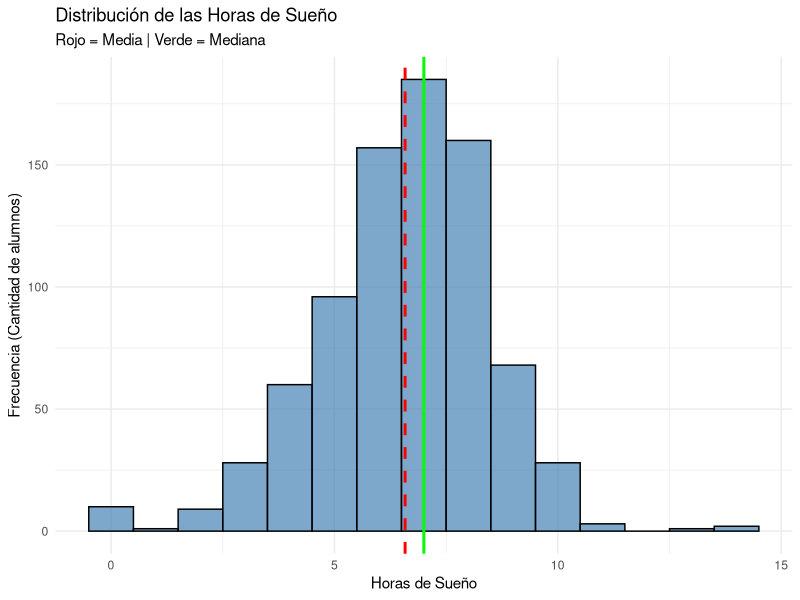
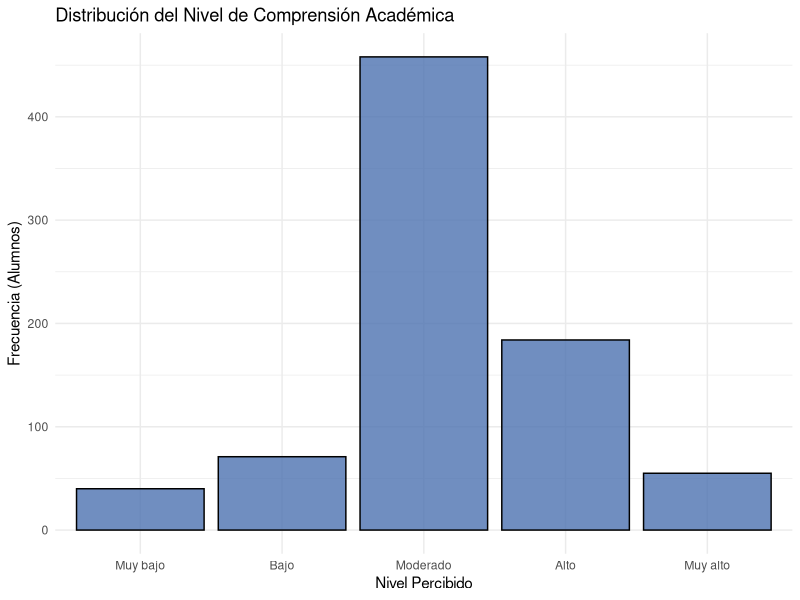
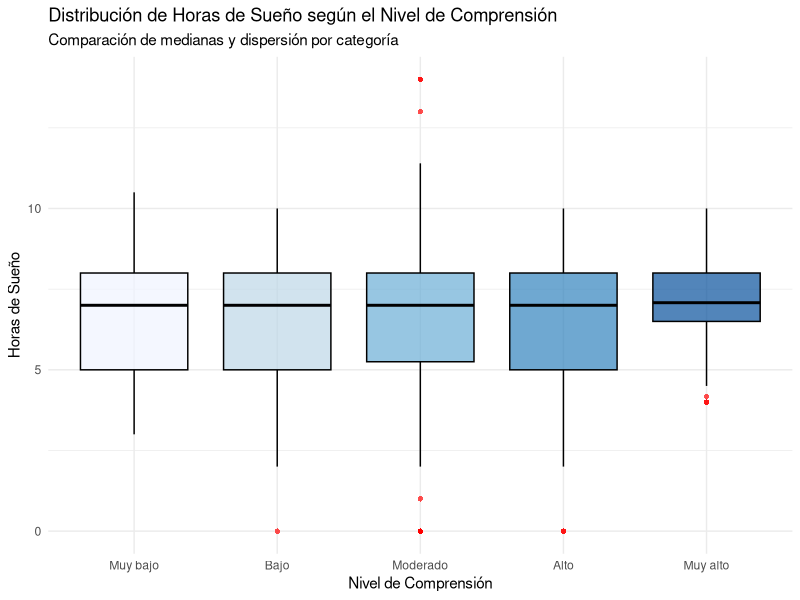

Generate these figures, in order, with R:
## ---- chunk 1
library(readr)
library(dplyr)
library(ggplot2)
## ---- chunk 2
DF_diario <- read_csv("diario.csv")
DF_exam <- read_csv("examenes.csv")
DF_demo <- read_csv("demograficos.csv")
## ---- chunk 3
DF_diario %>% 
  rename(Cod = `Dirección de correo electrónico`
         , Registro = `Marca temporal`,
         Horas = `¿Cuántas horas dormiste la noche pasada?`,
         Consultas = `¿Cuántas consultas a una IA realizaste hoy?`,
         Comprension = `¿Qué nivel de comprensión tuviste de las actividades académicas que realizaste hoy?`,
         Satisfaccion = `¿Qué nivel de satisfacción tienes con tu avance académico de hoy?`,
         Uso = `¿Cuál fue el uso principal que le diste a la IA hoy?`,
         Sensacion = `¿Cuál fue tu sensación principal después de usar la IA hoy?`
         ) -> DF_diario
DF_demo %>% 
  rename(Cod = `Dirección de correo electrónico`
         , Registro = `Marca temporal`
         , Creditos = `cantidad de créditos académicos cursados en el ciclo regular ( colocar solo el número  )`
         ) -> DF_demo
DF_exam %>% 
  rename(Cod = `Dirección de correo electrónico`
         , Registro = `Marca temporal`,
          Nota = `Nota del examen`,
         ) -> DF_exam
## ---- chunk 4
subset_diario <- select(DF_diario, Cod, Horas, Consultas, Comprension, Satisfaccion, Uso, Sensacion)
subset_demo<- select(DF_demo, Cod, Creditos)
subset_exam <- select(DF_exam, Cod, Nota)

## ---- chunk 5
subset_diario <- subset_diario %>%
  mutate(
   # Continua
    Horas = as.numeric(Horas),
    
    # Discreta
    Consultas = as.integer(Consultas),
    
    # Cualitativa ordinal
    # Muy bajo < Bajo < Moderado < Alto < Muy alto
    Comprension = factor(
      trimws(as.character(Comprension)),
      levels = c("Muy bajo", "Bajo", "Moderado", "Alto", "Muy alto"),
      ordered = TRUE
    ),

    # Cualitativa ordinal
    # 1 < 2 < 3 < 4 < 5
    Satisfaccion = factor(
      trimws(as.character(Satisfaccion)),
      levels = c("1", "2", "3", "4", "5"),
      ordered = TRUE
    ),

    # Limpieza de la variable Uso
    Uso = case_when(
      grepl("(?i)ningun|nada|no.*us[eé]|nothing", Uso) ~ "No uso IA",
      Uso %in% c("Resolver ejercicios", "Resumir", "Programar", "Redactar", "No uso IA") ~ Uso,
      TRUE ~ "Otros"
    ),

    # Cualitativa nominal
    Uso = factor(Uso, ordered = FALSE),

    # Cualitativa nominal
    Sensacion = factor(
      trimws(as.character(Sensacion)),
      ordered = FALSE
    )
  )


subset_demo <- subset_demo %>%
  mutate(
    Creditos = as.integer(Creditos))

subset_exam <- subset_exam %>%
  mutate(
    Nota = as.numeric(Nota))
## ---- chunk 6
str(subset_diario)
summary(subset_diario)

levels(subset_diario$Comprension)
levels(subset_diario$Satisfaccion)
levels(subset_diario$Uso)
levels(subset_diario$Sensacion)

is.factor(subset_diario$Comprension)
is.ordered(subset_diario$Comprension)

is.factor(subset_diario$Satisfaccion)
is.ordered(subset_diario$Satisfaccion)

is.factor(subset_diario$Uso)
is.ordered(subset_diario$Uso)

is.factor(subset_diario$Sensacion)
is.ordered(subset_diario$Sensacion)
## ---- chunk 7
correos <- c(
  "cristobal.aranda@utec.edu.pe",
  "pedro.chavez@utec.edu.pe",
  "rodrigo.sanchez.m@utec.edu.pe",
  "joaquin.temoche@utec.edu.pe",
  "victor.tipe@utec.edu.pe"
)

grupo7_diario <- subset_diario %>% filter(Cod %in% correos)
grupo7_demo <- subset_demo %>% filter(Cod %in% correos)
grupo7_exam <- subset_exam %>% filter(Cod %in% correos)
## ---- chunk 8
radiografia <- function(datos) {
  data.frame(
    Variable = names(datos),
    NAs = colSums(is.na(datos)),
    Datos_Llenos = colSums(!is.na(datos)),
    Total_Filas = nrow(datos)
  )
}

radiografia_diario <- radiografia(subset_diario)
radiografia_demo <- radiografia(subset_demo)
radiografia_exam <- radiografia(subset_exam)

radiografia_diario
radiografia_demo
radiografia_exam
## ---- chunk 9


summary(subset_diario$Horas)


media_horas <- mean(subset_diario$Horas, na.rm = TRUE)
mediana_horas <- median(subset_diario$Horas, na.rm = TRUE)
sd_horas <- sd(subset_diario$Horas, na.rm = TRUE)
iqr_horas <- IQR(subset_diario$Horas, na.rm = TRUE)

cat("Media:", media_horas, "\nMediana:", mediana_horas, 
    "\nDesv. Estándar:", sd_horas, "\nIQR:", iqr_horas)


ggplot(subset_diario, aes(x = Horas)) +
  geom_histogram(binwidth = 1, fill = "steelblue", color = "black", alpha = 0.7) +
  geom_vline(aes(xintercept = media_horas), color = "red", linetype = "dashed", size = 1) +
  geom_vline(aes(xintercept = mediana_horas), color = "green", linetype = "solid", size = 1) +
  labs(title = "Distribución de las Horas de Sueño",
       subtitle = "Rojo = Media | Verde = Mediana",
       x = "Horas de Sueño",
       y = "Frecuencia (Cantidad de alumnos)") +
  theme_minimal()

## ---- chunk 10

mediana_consultas <- median(subset_diario$Consultas, na.rm = TRUE)
cuartiles_consultas <- quantile(subset_diario$Consultas, probs = c(0.25, 0.75), na.rm = TRUE)
iqr_consultas <- IQR(subset_diario$Consultas, na.rm = TRUE)
rango_consultas <- range(subset_diario$Consultas, na.rm = TRUE)

cat("Mediana (Posición central):", mediana_consultas, "\n")
cat("Mínimo:", rango_consultas[1], "| Máximo:", rango_consultas[2], "\n")
cat("El 50% central de los alumnos realiza entre", cuartiles_consultas[1], "y", cuartiles_consultas[2], "consultas.\n")
cat("Rango Intercuartílico (IQR):", iqr_consultas, "\n")
## ---- chunk 11

tabla_comprension <- table(subset_diario$Comprension)
prop_comprension <- prop.table(tabla_comprension) * 100
prop_comprension

moda_comprension <- names(tabla_comprension)[which.max(tabla_comprension)]

mediana_comprension_idx <- median(as.numeric(subset_diario$Comprension), na.rm = TRUE)
mediana_comprension <- levels(subset_diario$Comprension)[mediana_comprension_idx]

cat("La Moda es:", moda_comprension, "\nLa Mediana se ubica en:", mediana_comprension, "\n")


library(ggplot2)
ggplot(subset_diario[!is.na(subset_diario$Comprension), ], aes(x = Comprension)) +
  geom_bar(fill = "#4C72B0", color = "black", alpha = 0.8) +
  labs(title = "Distribución del Nivel de Comprensión Académica",
       x = "Nivel Percibido",
       y = "Frecuencia (Alumnos)") +
  theme_minimal()

## ---- chunk 12


tabla_uso <- table(subset_diario$Uso)
prop_uso <- prop.table(tabla_uso) * 100


prop_uso_ordenada <- sort(prop_uso, decreasing = TRUE)

cat("Distribución porcentual de los usos de IA:\n")
print(round(prop_uso_ordenada, 2))

moda_uso <- names(prop_uso_ordenada)[1]
porcentaje_moda <- round(prop_uso_ordenada[1], 2)

cat("\nConclusión Descriptiva:\n")
cat("La Moda es '", moda_uso, "', concentrando un ", porcentaje_moda, "% del total de las respuestas registradas.\n", sep = "")

## ---- chunk 13


# 1. Tabla de resumen numérico agrupado
resumen_bivariado <- subset_diario %>%
  filter(!is.na(Comprension) & !is.na(Horas)) %>%
  group_by(Comprension) %>%
  summarise(
    Cantidad_Alumnos = n(),
    Media_Horas = round(mean(Horas), 2),
    Mediana_Horas = median(Horas),
    Desv_Estandar = round(sd(Horas), 2)
  )

cat("Resumen de Horas de Sueño por Nivel de Comprensión:\n")
print(resumen_bivariado)

# 2. Gráfico de cajas comparativo
ggplot(subset_diario %>% filter(!is.na(Comprension) & !is.na(Horas)), 
       aes(x = Comprension, y = Horas, fill = Comprension)) +
  geom_boxplot(alpha = 0.7, color = "black", outlier.color = "red", outlier.shape = 16) +
  labs(title = "Distribución de Horas de Sueño según el Nivel de Comprensión",
       subtitle = "Comparación de medianas y dispersión por categoría",
       x = "Nivel de Comprensión",
       y = "Horas de Sueño") +
  scale_fill_brewer(palette = "Blues") + # Paleta de colores secuencial
  theme_minimal() +
  theme(legend.position = "none") # Ocultamos leyenda porque el eje X ya lo explica
